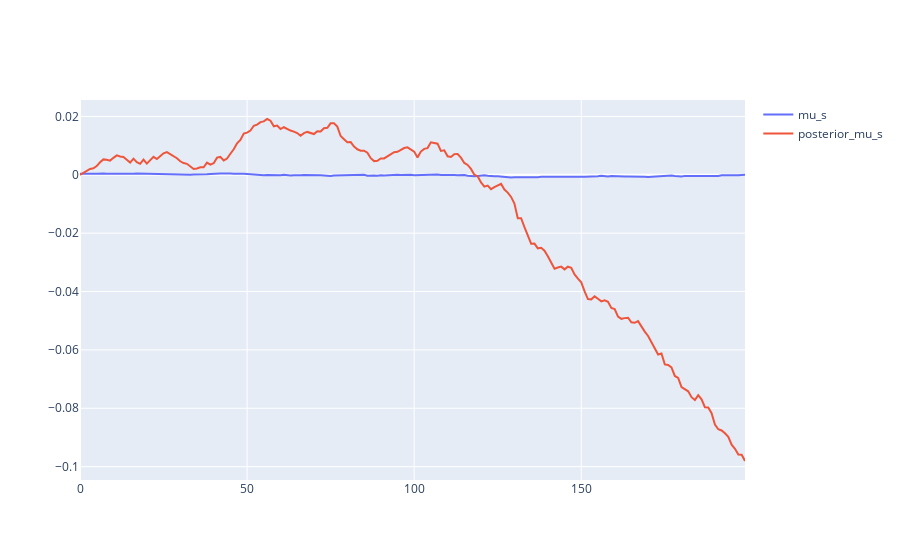

Notebook cell for this chart:
### Code cell
fig = go.Figure()
fig.add_trace(go.Scatter(x = np.array(range(N)), y = mu_s, name = "mu_s"))
fig.add_trace(go.Scatter(x = np.array(range(N)), y = posterior_mu, name = "posterior_mu_s"))
fig.show()

### Figure 1 — Plotly figure (JSON) as saved in the notebook; plotly's stock layout.template omitted (floating-point values rounded to 4 significant figures; data arrays with more than 128 entries replaced by an {"elided": "..."} marker saying what was removed)
{"data": [{"name": "mu_s", "type": "scatter", "x": {"elided": "200 int values"}, "y": {"elided": "201 float values"}}, {"name": "posterior_mu_s", "type": "scatter", "x": {"elided": "200 int values"}, "y": {"elided": "200 float values"}}], "layout": {}}
